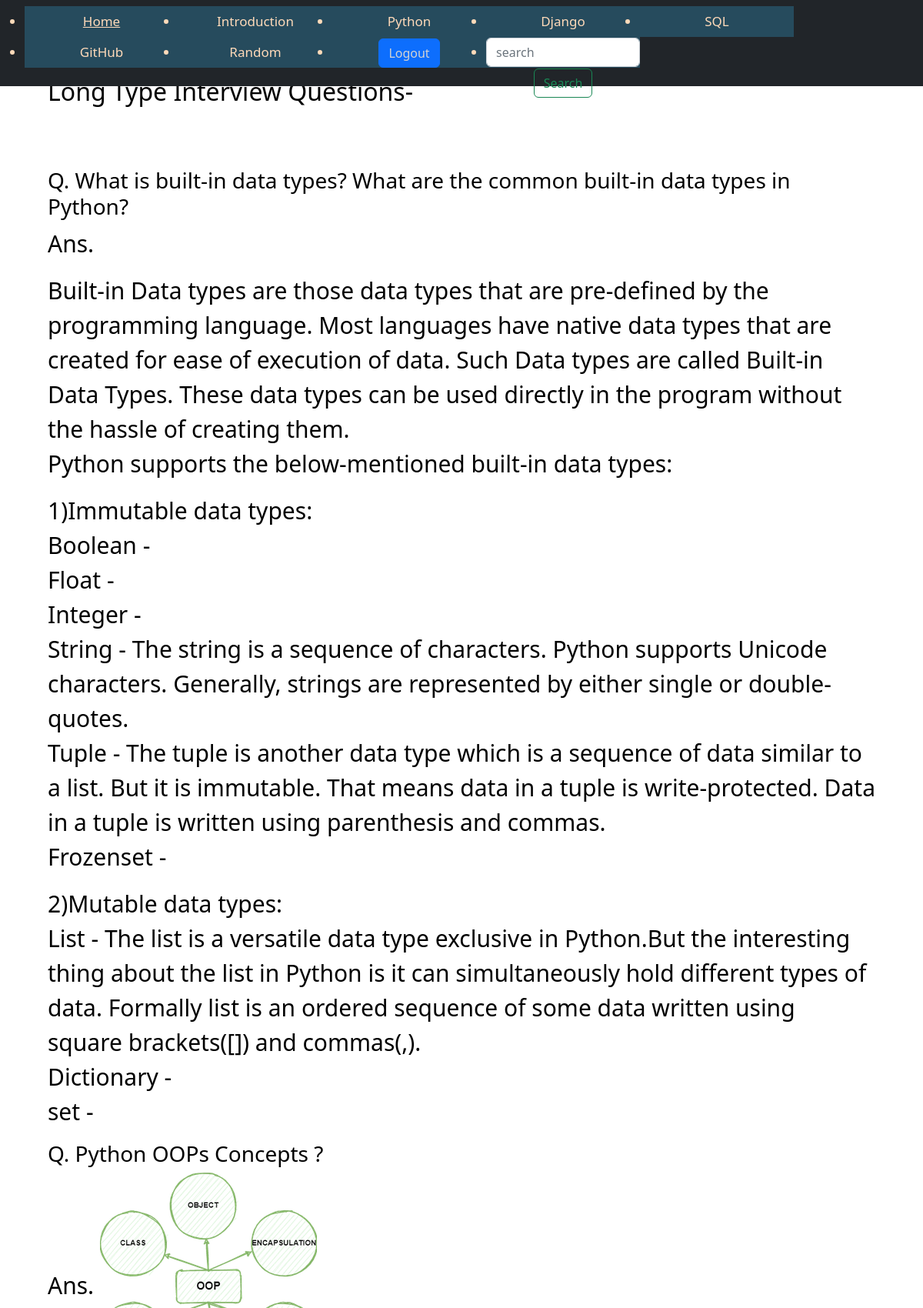
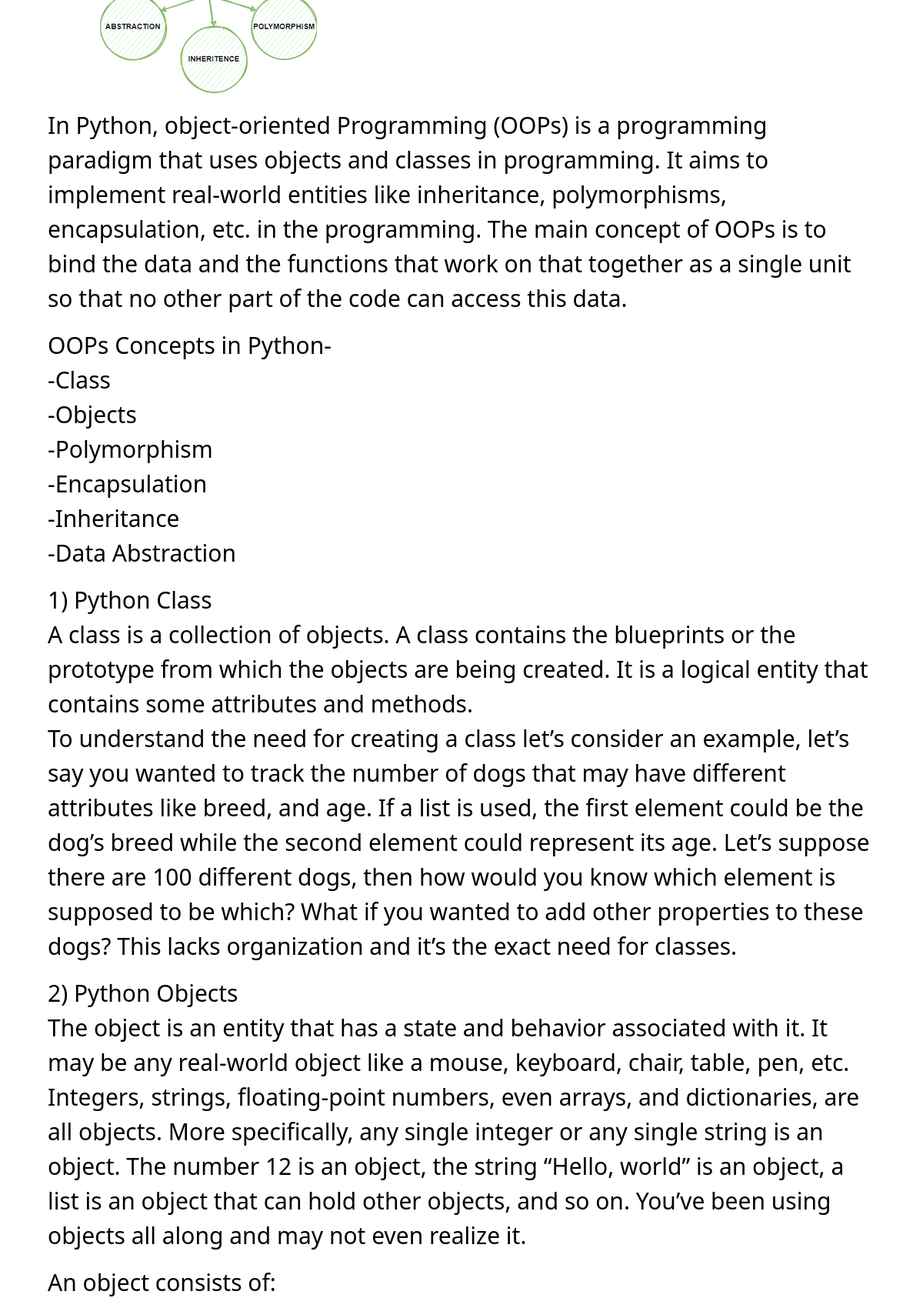
Page /long_type_interview_questions/ (upper part) on the committed database (2 pictures, top to bottom).
### main/models.py (models this page shows)
class InterviewQuestions(models.Model):
    interview_question_type = models.ForeignKey(InterviewQuestionType, on_delete=models.CASCADE)
    question = models.TextField(max_length=255, blank=True)
    img = models.ImageField(upload_to="productImages", blank=True)
    answer = models.TextField()

### main/views.py (the view)
# urls.py: path('long_type_interview_questions/', long_type_interview_questions, name="long_questions"),
def long_type_interview_questions(request):
    questions = InterviewQuestions.objects.filter(interview_question_type__type__icontains="Long Questions")
    return render(request, 'main/long_questions.html', {"questions": questions})

### main/templates/main/long_questions.html (shortened to what this page needs)
{% load static %}
<!doctype html>
<html lang="en">
<head>
</head>
<body>
{% include 'main/nav.html' %}
 <div class="container">
  <div class="right-section">
    <h2 style="margin-bottom: 80px">Long Type Interview Questions-</h2>
      {% for quest in questions %}
     <h3>Q. {{ quest.question }}</h3>
     <p>Ans.{% if quest.img %} <img src="{{ quest.img.url }}"> {% endif %}{{ quest.answer|linebreaks }}</p>
      {% endfor %}
  </div>
</div>
</body>
</html>

### main/templates/main/long_questions.html (style rules this page uses)
.container { display: flex; width: 100%; height: 100%; }
.right-section { font-size: 30px; padding-left: 20px; padding-right: 20px; padding-top: 100px; color: black; }

### rows in the picture
InterviewQuestions: question "What is built-in data types? What are the common built-in data types in Python?", answer "Built-in Data types are those data types that are pre-defined by the programming language. Most languages have native data types that are created for ease of execution of data. Such Data types are called Built-in Data Types. These data types can be used directly in the program without the hassle of creating them. Python supports the below-mentioned built-in data types: 1)Immutable data types: Boolean - Float - Integer - String - The string is a sequence of characters. Python supports Unicode characters. Generally, strings are represented by either single or double-quotes. Tuple - The tuple is another data type which is a sequence of data similar to a list. But it is immutable. That means…"
InterviewQuestions: question "Python OOPs Concepts ?", img (picture), answer "In Python, object-oriented Programming (OOPs) is a programming paradigm that uses objects and classes in programming. It aims to implement real-world entities like inheritance, polymorphisms, encapsulation, etc. in the programming. The main concept of OOPs is to bind the data and the functions that work on that together as a single unit so that no other part of the code can access this data. OOPs Concepts in Python- -Class -Objects -Polymorphism -Encapsulation -Inheritance -Data Abstraction 1) Python Class A class is a collection of objects. A class contains the blueprints or the prototype from which the objects are being created. It is a logical entity that contains some attributes and…"
